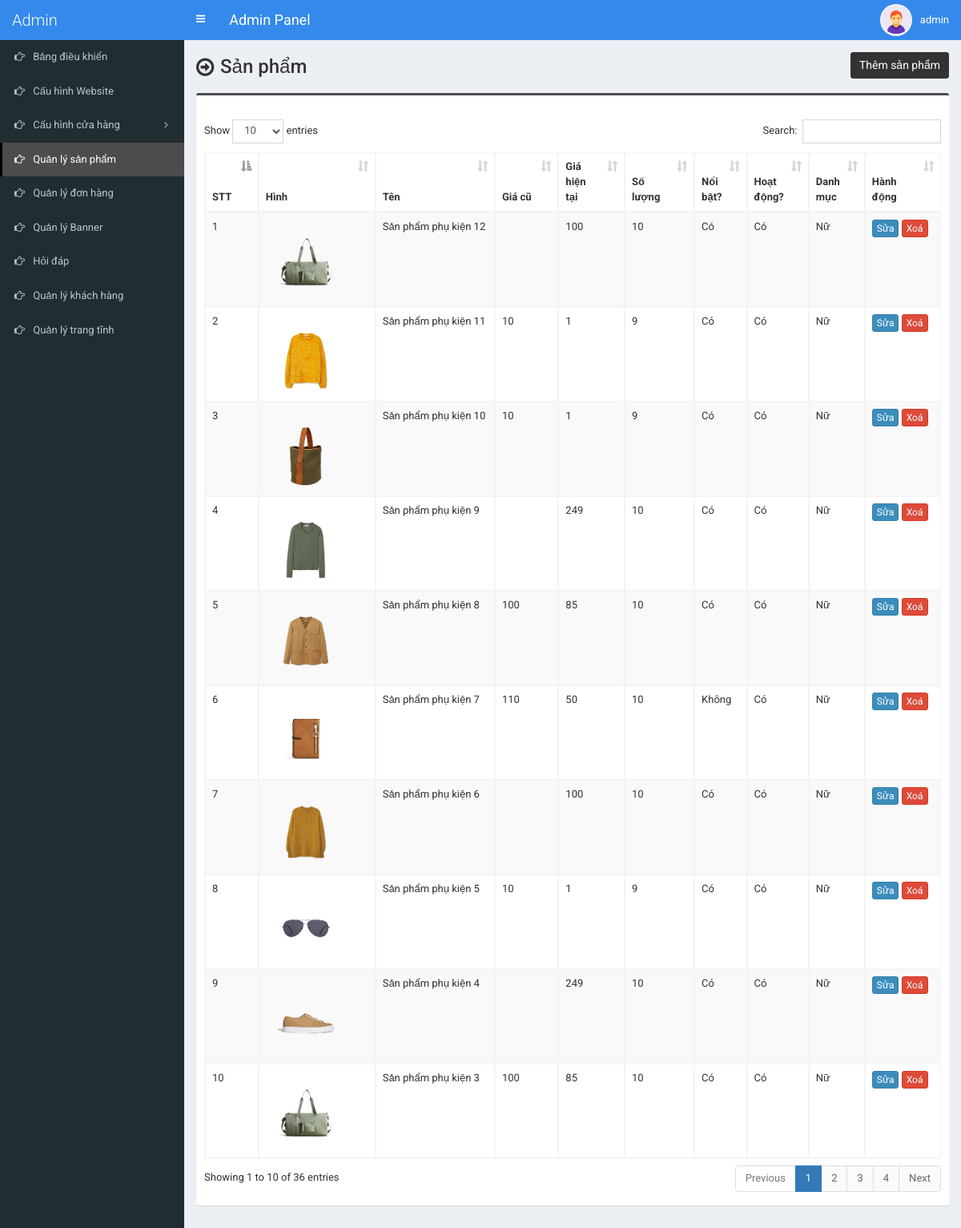
The app's page /admin/product.php (signed in), older data.
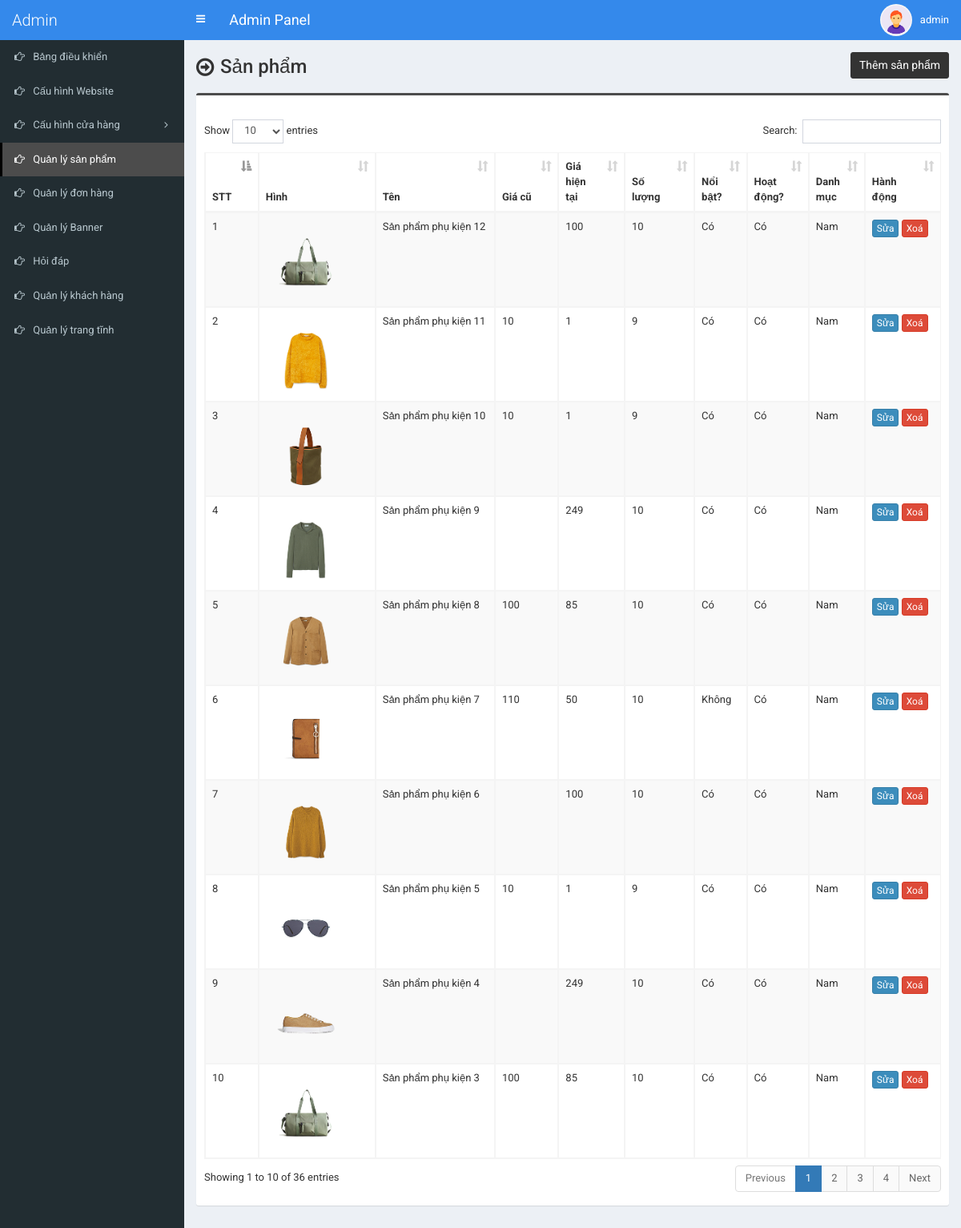
The same page, newer data.
### tables this page shows
CREATE TABLE `tbl_product` (
  `p_id` int(11) NOT NULL AUTO_INCREMENT,
  `p_name` varchar(255) NOT NULL,
  `p_old_price` varchar(10) NOT NULL,
  `p_current_price` varchar(10) NOT NULL,
  `p_qty` int(11) NOT NULL,
  `p_featured_photo` varchar(255) NOT NULL,
  `p_description` text NOT NULL,
  `p_short_description` text NOT NULL,
  `p_feature` text NOT NULL,
  `p_condition` text NOT NULL,
  `p_return_policy` text NOT NULL,
  `p_total_view` int(11) NOT NULL,
  `p_is_featured` int(11) NOT NULL,
  `p_is_active` int(11) NOT NULL,
  `ecat_id` int(11) NOT NULL,
  PRIMARY KEY (`p_id`)
);

CREATE TABLE `tbl_top_category` (
  `tcat_id` int(11) NOT NULL AUTO_INCREMENT,
  `tcat_name` varchar(255) NOT NULL DEFAULT '',
  `show_on_menu` int(11) NOT NULL,
  `photo` varchar(255) DEFAULT NULL,
  PRIMARY KEY (`tcat_id`)
);

### admin/product.php (the view, shortened to what this page needs)
<?php require_once('header.php'); ?>
<section class="content-header">
	<div class="content-header-left">
		<h1>Sản phẩm</h1>
	</div>
	<div class="content-header-right">
		<a href="product-add.php" class="btn btn-primary btn-sm">Thêm sản phẩm</a>
	</div>
</section>
<section class="content">
	<div class="row">
		<div class="col-md-12">
			<div class="box box-info">
				<div class="box-body table-responsive">
					<table id="example1" class="table table-bordered table-striped">
						<thead>
							<tr>
								<th width="30">STT</th>
								<th>Hình</th>
								<th width="200">Tên</th>
								<th width="60">Giá cũ</th>
								<th width="60">Giá hiện tại</th>
								<th width="60">Số lượng</th>
								<th>Nổi bật?</th>
								<th>Hoạt động?</th>
								<th>Danh mục</th>
								<th width="80">Hành động</th>
							</tr>
						</thead>
						<tbody>
							<?php
							$i=0;
							$statement = $pdo->prepare("SELECT
														t1.p_id,
														t1.p_name,
														t1.p_old_price,
														t1.p_current_price,
														t1.p_qty,
														t1.p_featured_photo,
														t1.p_is_featured,
														t1.p_is_active,
														t1.ecat_id,
														t2.ecat_id,
														t2.ecat_name,
														t3.mcat_id,
														t3.mcat_name,
														t4.tcat_id,
														t4.tcat_name
							                           	FROM tbl_product t1
							                           	JOIN tbl_end_category t2
							                           	ON t1.ecat_id = t2.ecat_id
							                           	JOIN tbl_mid_category t3
							                           	ON t2.mcat_id = t3.mcat_id
							                           	JOIN tbl_top_category t4
							                           	ON t3.tcat_id = t4.tcat_id
							                           	ORDER BY t1.p_id DESC
							                           	");
							$statement->execute();
							$result = $statement->fetchAll(PDO::FETCH_ASSOC);
							foreach ($result as $row) {
								$i++;
								?>
								<tr>
									<td><?php echo $i; ?></td>
									<td style="width:130px;"><img src="../assets/uploads/<?php echo $row['p_featured_photo']; ?>" alt="<?php echo $row['p_name']; ?>" style="width:100px;"></td>
									<td><?php echo $row['p_name']; ?></td>
									<td><?php echo $row['p_old_price']; ?></td>
									<td><?php echo $row['p_current_price']; ?></td>
									<td><?php echo $row['p_qty']; ?></td>
									<td>
										<?php if($row['p_is_featured'] == 1) {echo 'Có';} else {echo 'Không';} ?>
									</td>
									<td>
										<?php if($row['p_is_active'] == 1) {echo 'Có';} else {echo 'Không';} ?>
									</td>
									<td><?php echo $row['tcat_name']; ?></td>
									<td>
										<a href="product-edit.php?id=<?php echo $row['p_id']; ?>" class="btn btn-primary btn-xs">Sửa</a>
										<a href="#" class="btn btn-danger btn-xs" data-href="product-delete.php?id=<?php echo $row['p_id']; ?>" data-toggle="modal" data-target="#confirm-delete">Xoá</a>
									</td>
								</tr>
								<?php
							}
							?>
						</tbody>
					</table>
				</div>
			</div>
		</div>
	</div>
</section>
<?php require_once('footer.php'); ?>

### admin/header.php (shortened to what this page needs)
<!DOCTYPE html>
<html>
<head>
	<link rel="stylesheet" href="css/bootstrap.min.css">
	<link rel="stylesheet" href="css/font-awesome.min.css">
	<link rel="stylesheet" href="css/ionicons.min.css">
	<link rel="stylesheet" href="css/datepicker3.css">
	<link rel="stylesheet" href="css/all.css">
	<link rel="stylesheet" href="css/select2.min.css">
	<link rel="stylesheet" href="css/dataTables.bootstrap.css">
	<link rel="stylesheet" href="css/jquery.fancybox.css">
	<link rel="stylesheet" href="css/AdminLTE.min.css">
	<link rel="stylesheet" href="css/_all-skins.min.css">
	<link rel="stylesheet" href="css/on-off-switch.css"/>
	<link rel="stylesheet" href="css/summernote.css">
	<link rel="stylesheet" href="style.css">
</head>
<body class="hold-transition fixed skin-blue sidebar-mini">
	<div class="wrapper">
		<header class="main-header">
			<a href="index.php" class="logo">
				<span class="logo-lg">Admin</span>
			</a>
			<nav class="navbar navbar-static-top">
				<a href="#" class="sidebar-toggle" data-toggle="offcanvas" role="button">
				</a>
				<span style="float:left;line-height:50px;color:#fff;padding-left:15px;font-size:18px;">Admin Panel</span>
				<div class="navbar-custom-menu">
					<ul class="nav navbar-nav">
						<li class="dropdown user user-menu">
							<a href="#" class="dropdown-toggle" data-toggle="dropdown">
								<img src="../assets/uploads/<?php echo $_SESSION['user']['photo']; ?>" class="user-image" alt="User Image">
								<span class="hidden-xs"><?php echo $_SESSION['user']['full_name']; ?></span>
							</a>
						</li>
					</ul>
				</div>
			</nav>
		</header>
  		<?php $cur_page = substr($_SERVER["SCRIPT_NAME"],strrpos($_SERVER["SCRIPT_NAME"],"/")+1); ?>
  		<aside class="main-sidebar">
    		<section class="sidebar">
      			<ul class="sidebar-menu">
			        <li class="treeview <?php if($cur_page == 'index.php') {echo 'active';} ?>">
			          <a href="index.php">
			            <i class="fa fa-hand-o-right"></i> <span>Bảng điều khiển</span>
			          </a>
			        </li>
			        <li class="treeview <?php if( ($cur_page == 'settings.php') ) {echo 'active';} ?>">
			          <a href="settings.php">
			            <i class="fa fa-hand-o-right"></i> <span>Cấu hình Website</span>
			          </a>
			        </li>
                    <li class="treeview <?php if( ($cur_page == 'size.php') || ($cur_page == 'size-add.php') || ($cur_page == 'size-edit.php') || ($cur_page == 'color.php') || ($cur_page == 'color-add.php') || ($cur_page == 'color-edit.php') || ($cur_page == 'country.php') || ($cur_page == 'country-add.php') || ($cur_page == 'country-edit.php') || ($cur_page == 'shipping-cost.php') || ($cur_page == 'shipping-cost-edit.php') || ($cur_page == 'top-category.php') || ($cur_page == 'top-category-add.php') || ($cur_page == 'top-category-edit.php') || ($cur_page == 'mid-category.php') || ($cur_page == 'mid-category-add.php') || ($cur_page == 'mid-category-edit.php') || ($cur_page == 'end-category.php') || ($cur_page == 'end-category-add.php') || ($cur_page == 'end-category-edit.php') ) {echo 'active';} ?>">
                        <a href="#">
                            <i class="fa fa-hand-o-right"></i>
                            <span>Cấu hình cửa hàng</span>
                            <span class="pull-right-container">
								<i class="fa fa-angle-left pull-right"></i>
							</span>
                        </a>
                    </li>
                    <li class="treeview <?php if( ($cur_page == 'product.php') || ($cur_page == 'product-add.php') || ($cur_page == 'product-edit.php') ) {echo 'active';} ?>">
                        <a href="product.php">
                            <i class="fa fa-hand-o-right"></i> <span>Quản lý sản phẩm</span>
                        </a>
                    </li>
                    <li class="treeview <?php if( ($cur_page == 'order.php') ) {echo 'active';} ?>">
                        <a href="order.php">
                            <i class="fa fa-hand-o-right"></i> <span>Quản lý đơn hàng</span>
                        </a>
                    </li>
                     <li class="treeview <?php if( ($cur_page == 'slider.php') ) {echo 'active';} ?>">
			          <a href="slider.php">
			            <i class="fa fa-hand-o-right"></i> <span>Quản lý Banner</span>
			          </a>
			        </li>
			      	<li class="treeview <?php if( ($cur_page == 'faq.php') ) {echo 'active';} ?>">
			          <a href="faq.php">
			            <i class="fa fa-hand-o-right"></i> <span>Hỏi đáp</span>
			          </a>
			        </li>
					<li class="treeview <?php if( ($cur_page == 'customer.php') || ($cur_page == 'customer-add.php') || ($cur_page == 'customer-edit.php') ) {echo 'active';} ?>">
			          <a href="customer.php">
			            <i class="fa fa-hand-o-right"></i> <span>Quản lý khách hàng</span>
			          </a>
			        </li>
			        <li class="treeview <?php if( ($cur_page == 'page.php') ) {echo 'active';} ?>">
			          <a href="page.php">
			            <i class="fa fa-hand-o-right"></i> <span>Quản lý trang tĩnh</span>
			          </a>
			        </li>
      			</ul>
    		</section>
  		</aside>
  		<div class="content-wrapper">

### admin/footer.php (shortened to what this page needs)
		</div>
	</div>
</body>
</html>

### admin/style.css (style rules this page uses)
body { font-size: 13px; font-family: 'Roboto', sans-serif; }
.navbar-nav>.user-menu .user-image { width: 40px; height: 40px; margin-top: -10px; }
.content-header>h1, .content-header .content-header-left h1 { font-family: 'Roboto', sans-serif; }
.main-header .logo { text-align: left; }
.main-header .logo .logo-lg { font-family: 'Roboto', sans-serif; }
.box-info { padding-top: 20px; }
.sidebar-menu li>a>.pull-right-container>.fa-angle-left:before { content: "\f105"; }
.content-header { overflow: hidden; }
.content-header .content-header-left { float: left; padding-top: 5px; }
.content-header .content-header-right { float: right; }
.content-header .content-header-left h1 { margin-top: 0; margin-bottom: 0; padding-left: 30px; padding-bottom: 5px; font-size: 24px; position: relative; }
.content-header .content-header-left h1:before { position: absolute; top: 0; left: 0; font-family: 'FontAwesome', sans-serif; font-size: 26px; content: '\f18e'; }
.content-header .content-header-right a { position: relative; font-size: 14px; }
.skin-blue .sidebar-menu>li:hover>a, .skin-blue .sidebar-menu>li.active>a { color: #fff; background: #3c8dbc; border-left-color: #3c8dbc; }
.skin-blue .main-header .logo, .skin-blue .main-header .logo:hover, .skin-blue .main-header .navbar, .skin-blue .main-header .navbar .sidebar-toggle:hover { background-color: #3489eb; }
.skin-blue .sidebar-menu>li:hover>a, .skin-blue .sidebar-menu>li.active>a { background-color: #4c4c4c; border-left-color: #000000; }
.box.box-info { border-top-color: #4c4c4c; }
.content-header .content-header-right a { background-color: #333333; border-color: #333333; }

Row changes from the older to the newer data that the page shows:
changed tbl_product "Sản phẩm phụ kiện 12": tbl_top_category.tcat_name "Nữ" → "Nam"
changed tbl_product "Sản phẩm phụ kiện 11": tbl_top_category.tcat_name "Nữ" → "Nam"
changed tbl_product "Sản phẩm phụ kiện 10": tbl_top_category.tcat_name "Nữ" → "Nam"
changed tbl_product "Sản phẩm phụ kiện 9": tbl_top_category.tcat_name "Nữ" → "Nam"
changed tbl_product "Sản phẩm phụ kiện 8": tbl_top_category.tcat_name "Nữ" → "Nam"
changed tbl_product "Sản phẩm phụ kiện 7": tbl_top_category.tcat_name "Nữ" → "Nam"
changed tbl_product "Sản phẩm phụ kiện 6": tbl_top_category.tcat_name "Nữ" → "Nam"
changed tbl_product "Sản phẩm phụ kiện 5": tbl_top_category.tcat_name "Nữ" → "Nam"
changed tbl_product "Sản phẩm phụ kiện 4": tbl_top_category.tcat_name "Nữ" → "Nam"
changed tbl_product "Sản phẩm phụ kiện 3": tbl_top_category.tcat_name "Nữ" → "Nam"
